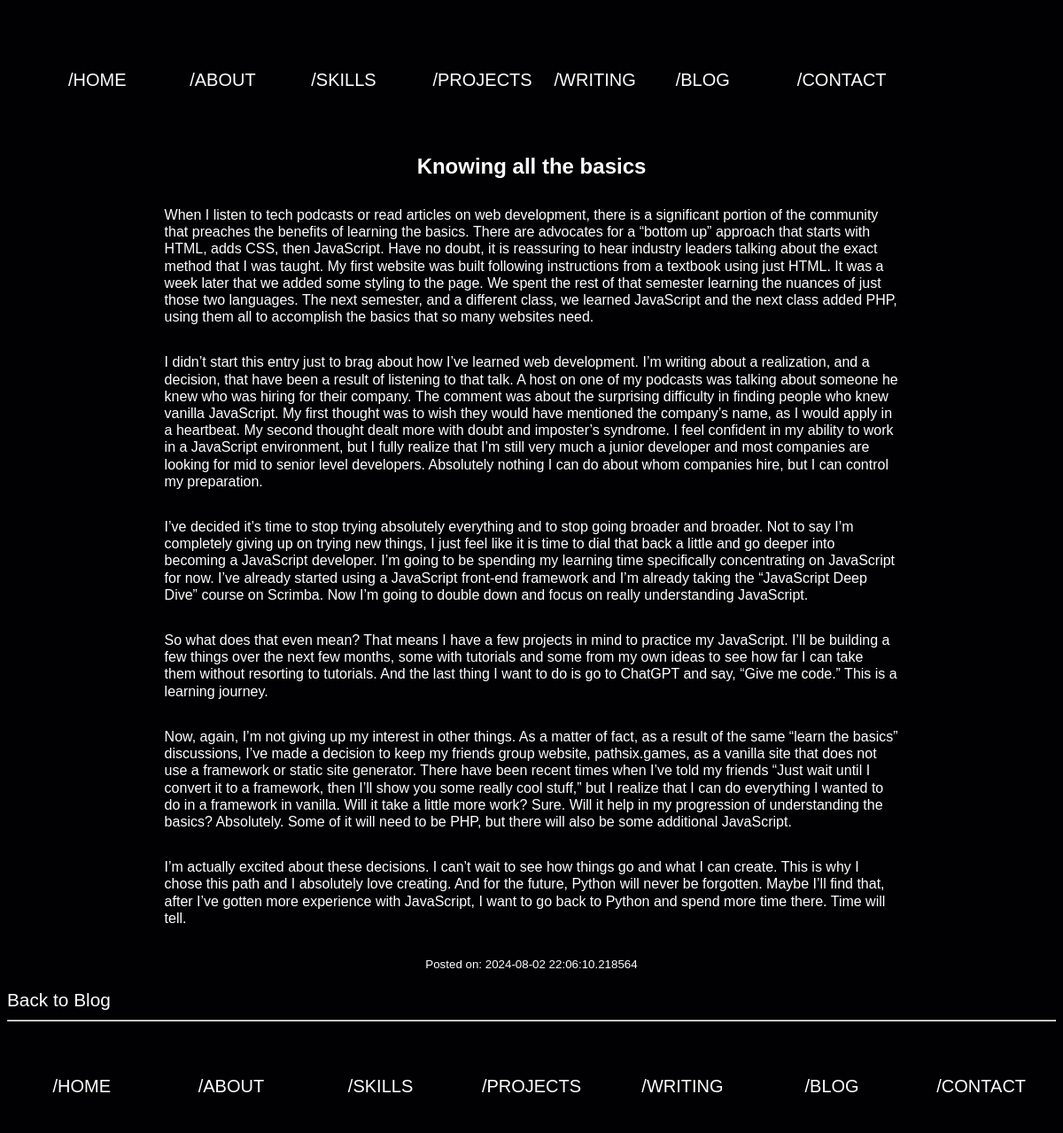
The app's page /post/knowing-all-the-basics with its own data.
### app.py (models this page shows, shortened)
class BlogPost(db.Model):
    id = db.Column(db.Integer, primary_key=True)
    title = db.Column(db.String(140), unique=True, nullable=False)
    slug = db.Column(db.String(140), unique=True, nullable=False)
    content = db.Column(db.Text, nullable=False)
    timestamp = db.Column(db.DateTime, index=True, default=datetime.utcnow)

### app.py (the view)
@app.route('/post/<slug>')
def post(slug):
    post = BlogPost.query.filter_by(slug=slug).first_or_404()
    return render_template('post.html', post=post)

### templates/post.html (shortened to what this page needs)
{% extends "base.html" %}
{% block styles %}
    <link rel="stylesheet" href="{{ url_for('static', filename='css/main.css') }}">
{% endblock %}
{% block content %}
    <div>
        <div class="blog-content">
            <h2>{{ post.title }}</h2>
            <p>{{ post.content|safe }}</p>
            <p><small>Posted on: {{ post.timestamp }}</small></p>
        </div>
        <a href="{{ url_for('blog') }}">Back to Blog</a>
    </div>
{% endblock %}

### static/css/main.css (style rules this page uses)
:root { --background: #010103; --accent: #ffee10; --text: white; --tertiary: #06d8d8; --quaternary: #fd00f3; --ring: #ff8c00; }
* { box-sizing: border-box; }
html, body { background-color: var(--background); color: var(--text); font-family: Verdana, Geneva, sans-serif; font-size: 100%; font-weight: inherit; line-height: 1.2em; overflow-x: hidden; }
a { text-decoration: none; font-size: 1.3em; line-height: 1.4em; color: var(--text); }
.blog-content { display: flex; flex-wrap: wrap; justify-content: center; margin: 150px auto 0; width: 70%; }

### records on screen
BlogPost: title "Knowing all the basics", content "When I listen to tech podcasts or read articles on web development, there is a significant portion of the community that preaches the benefits of learning the basics. There are advocates for a “bottom up” approach that starts with HTML, adds CSS, then JavaScript. Have no doubt, it is reassuring to hear industry leaders talking about the exact method that I was taught. My first website was built following instructions from a textbook using just HTML. It was a week later that we added some styling to the page. We spent the rest of that semester learning the nuances of just those two languages. The next semester, and a different class, we learned JavaScript and the next class added PHP, using…", timestamp "2024-08-02 22:06:10.218564"
